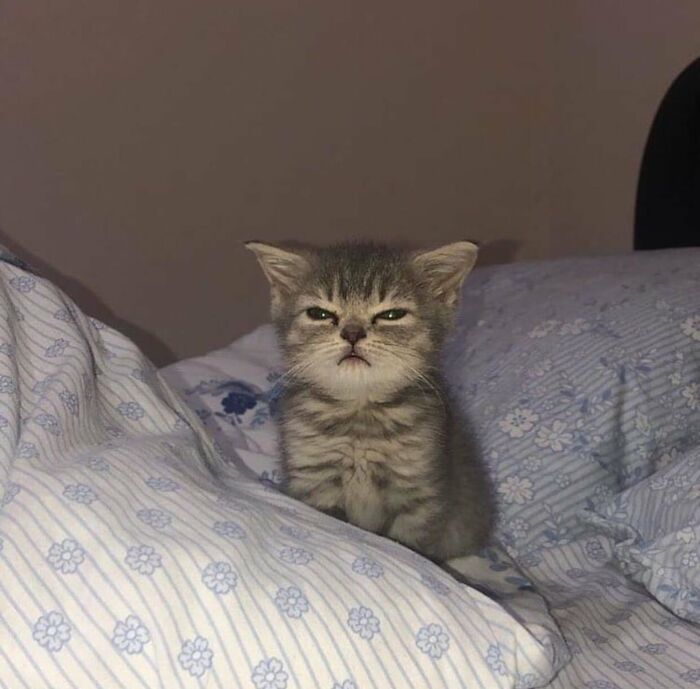
#> input picture Foto/cat.jpeg, 700 x 689 px
$ python tresh.py
#> lines starting #> are read from the running program, lines starting #| are printed output that depends on the picture; after the words box and inside, x2 and y2 are one past the last pixel; in counts of white or black regions, pixels touching at a corner belong together
import cv2 as cv

img = cv.imread('Foto/cat.jpeg')
#> img is the input picture: shape (689, 700, 3); mean B, G, R 107.7, 111.3, 120.5
cv.imshow('Cat', img)

gray = cv.cvtColor(img, cv.COLOR_BGR2GRAY)
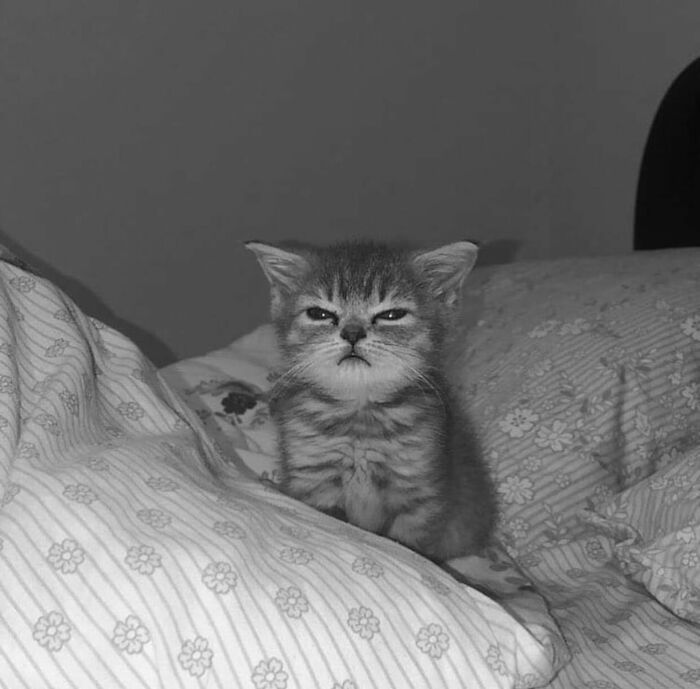
#> gray: shape (689, 700); min 7, max 250, mean 113.6
cv.imshow('Gray', gray)

# Simple Thresholded
threshold, thresh = cv.threshold(gray, 150, 255, cv.THRESH_BINARY)
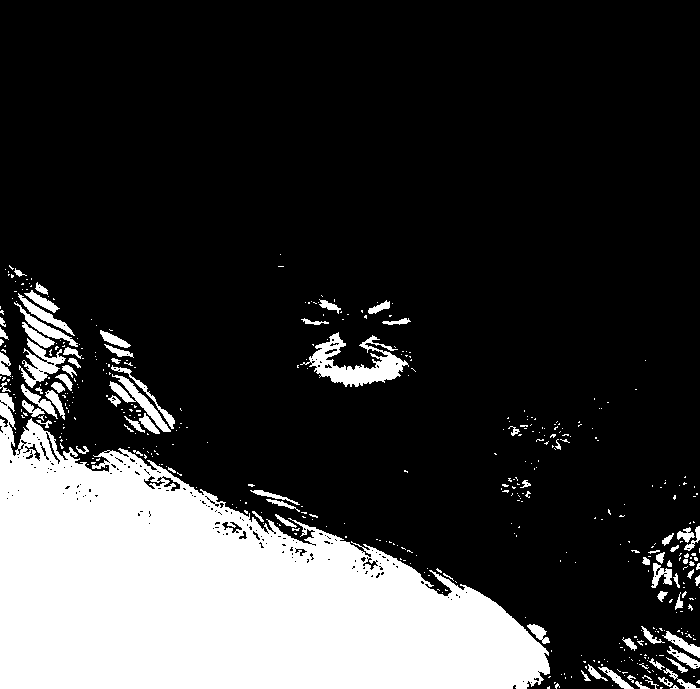
#> thresh: shape (689, 700); 21.7% white; 465 white regions (386 under 20 px), largest, box (x1, y1, x2, y2) and area: (0, 393, 550, 689) 91073, (300, 332, 409, 387) 2310, (19, 338, 66, 388) 900
cv.imshow('Simple Thresholded', thresh)

threshold, thresh_inv= cv.threshold(gray, 150, 255, cv.THRESH_BINARY_INV)
cv.imshow('Simple Thresholded INV', thresh_inv)

# Adaptive Thresholding
adaptive_thresh = cv.adaptiveThreshold(gray, 255, cv.ADAPTIVE_THRESH_MEAN_C, cv.THRESH_BINARY_INV, 11, 3)
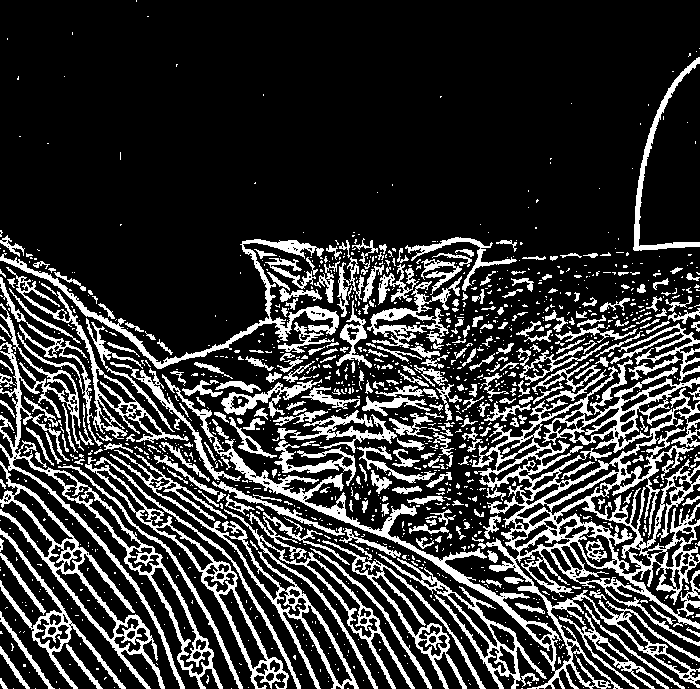
#> adaptive_thresh: shape (689, 700); 21.5% white; 1331 white regions (1028 under 20 px), largest, box (x1, y1, x2, y2) and area: (162, 359, 700, 689) 24906, (0, 303, 223, 689) 10147, (110, 450, 359, 689) 3545
cv.imshow('Adaptive Thresh', adaptive_thresh)

cv.waitKey(0)

$ run again, with Foto/Capybara.jpg copied over Foto/cat.jpeg
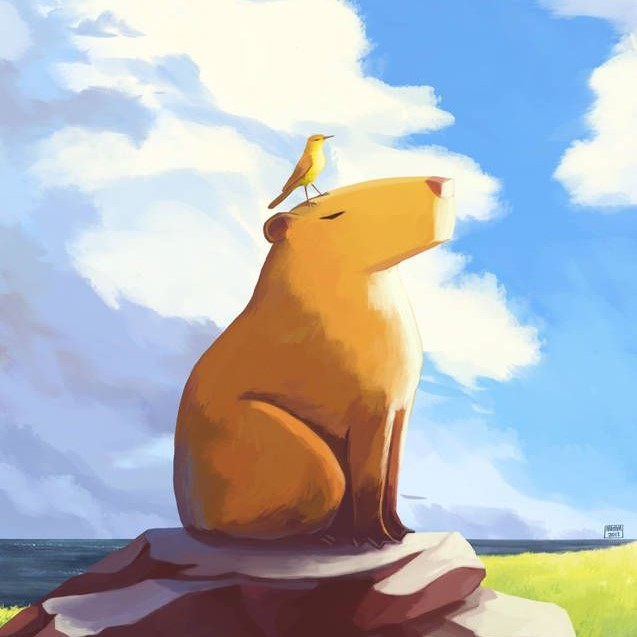
#> input picture Foto/Capybara.jpg, 637 x 637 px
#> img is the input picture: shape (637, 637, 3); mean B, G, R 187.9, 182.7, 177.8
#> `threshold, thresh = cv.threshold(gray, 150, 255, cv.THRESH_BINARY)`:
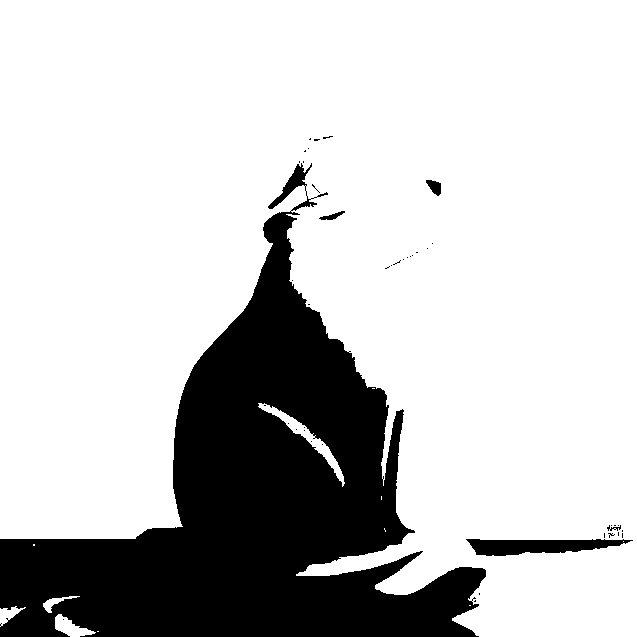
#> thresh: shape (637, 637); 77.9% white; 43 black regions (38 under 20 px), largest, box (x1, y1, x2, y2) and area: (0, 163, 486, 637) 87451, (466, 539, 633, 556) 1867, (426, 180, 441, 196) 152, (319, 211, 345, 220) 100, (607, 525, 621, 531) 37
#> `adaptive_thresh = cv.adaptiveThreshold(gray, 255, cv.ADAPTIVE_THRESH_M..`:
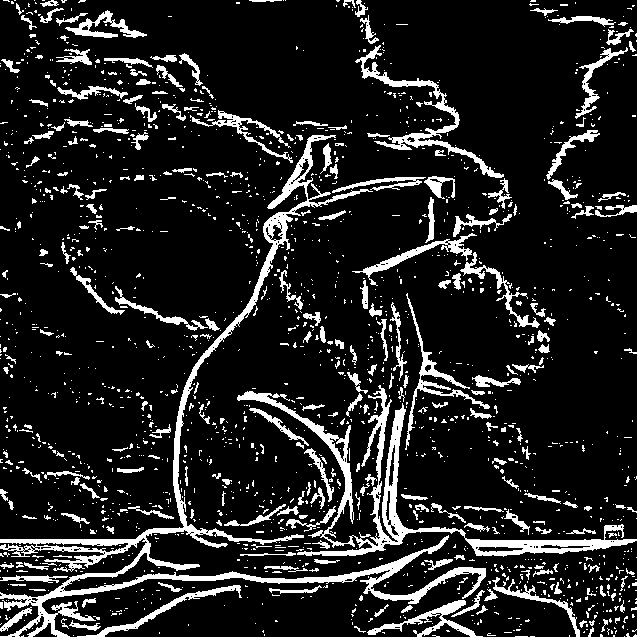
#> adaptive_thresh: shape (637, 637); 13.2% white; 1787 white regions (1519 under 20 px), largest, box (x1, y1, x2, y2) and area: (0, 135, 486, 637) 11513, (237, 385, 637, 557) 6990, (355, 45, 504, 178) 2021

$ run again, with Foto/bts.jpg copied over Foto/cat.jpeg
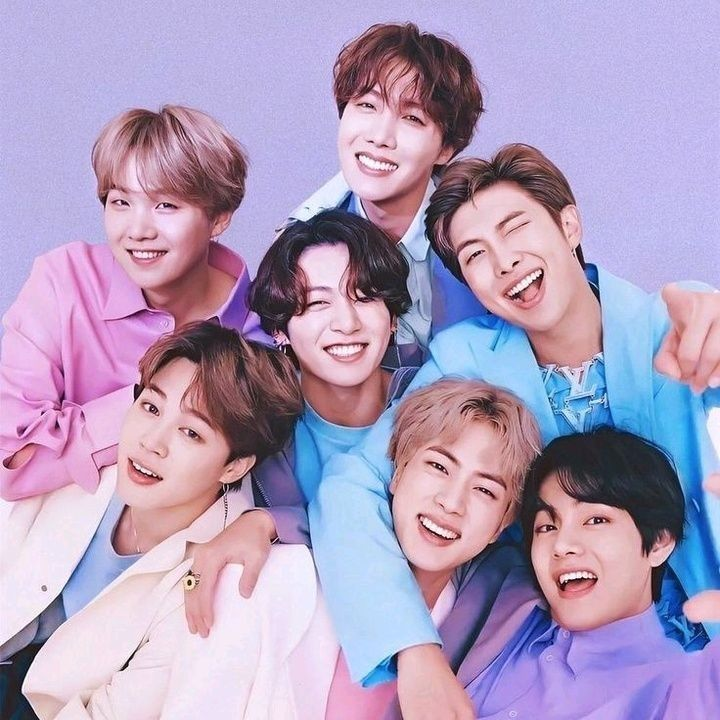
#> input picture Foto/bts.jpg, 720 x 720 px
#> img is the input picture: shape (720, 720, 3); mean B, G, R 189, 156.9, 175.3
#> `threshold, thresh = cv.threshold(gray, 150, 255, cv.THRESH_BINARY)`:
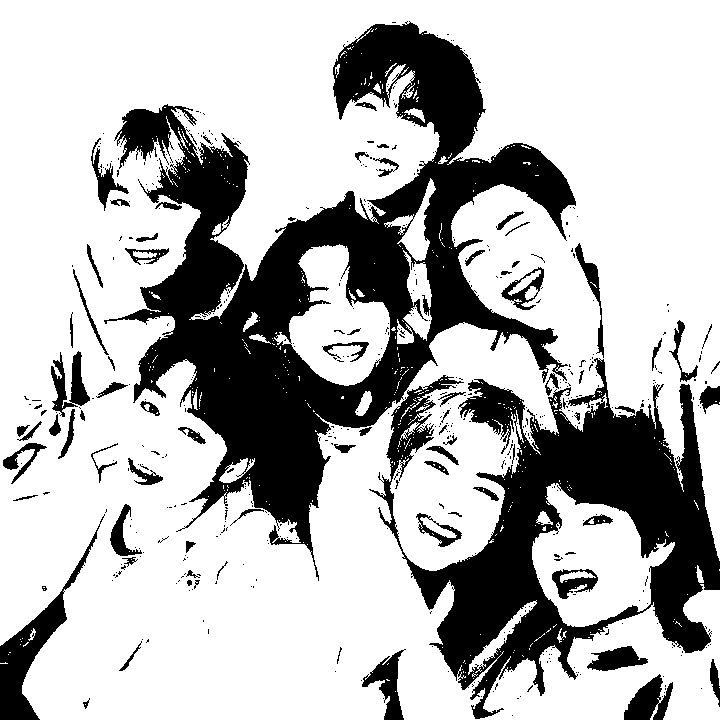
#> thresh: shape (720, 720); 72.1% white; 522 black regions (444 under 20 px), largest, box (x1, y1, x2, y2) and area: (104, 21, 576, 581) 78888, (369, 358, 720, 719) 45249, (0, 514, 105, 720) 3936
#> `adaptive_thresh = cv.adaptiveThreshold(gray, 255, cv.ADAPTIVE_THRESH_M..`:
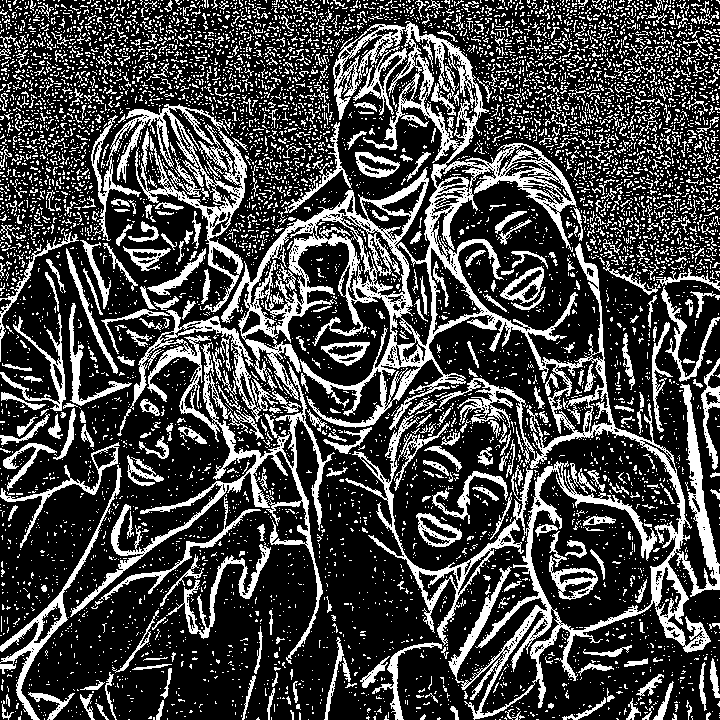
#> adaptive_thresh: shape (720, 720); 27.3% white; 7661 white regions (7126 under 20 px), largest, box (x1, y1, x2, y2) and area: (70, 21, 720, 720) 54231, (91, 104, 247, 312) 6341, (333, 24, 407, 120) 2333

$ run again, with Foto/jokowi.jpg copied over Foto/cat.jpeg
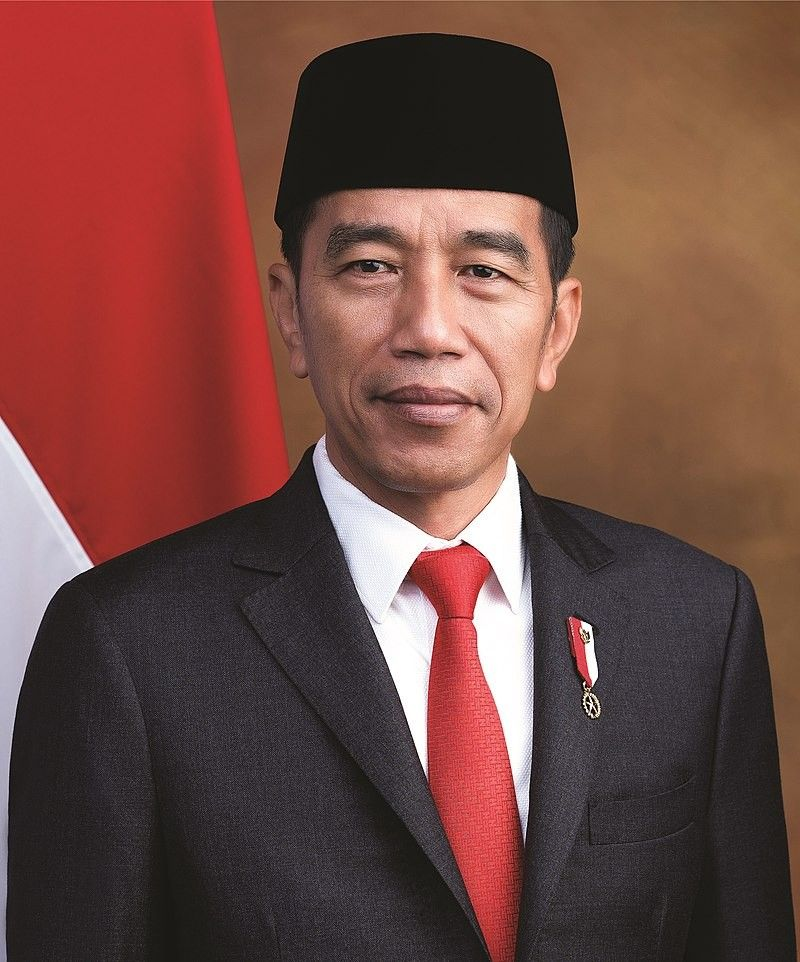
#> input picture Foto/jokowi.jpg, 800 x 962 px
#> img is the input picture: shape (962, 800, 3); mean B, G, R 65.9, 72.9, 114.1
#> `threshold, thresh = cv.threshold(gray, 150, 255, cv.THRESH_BINARY)`:
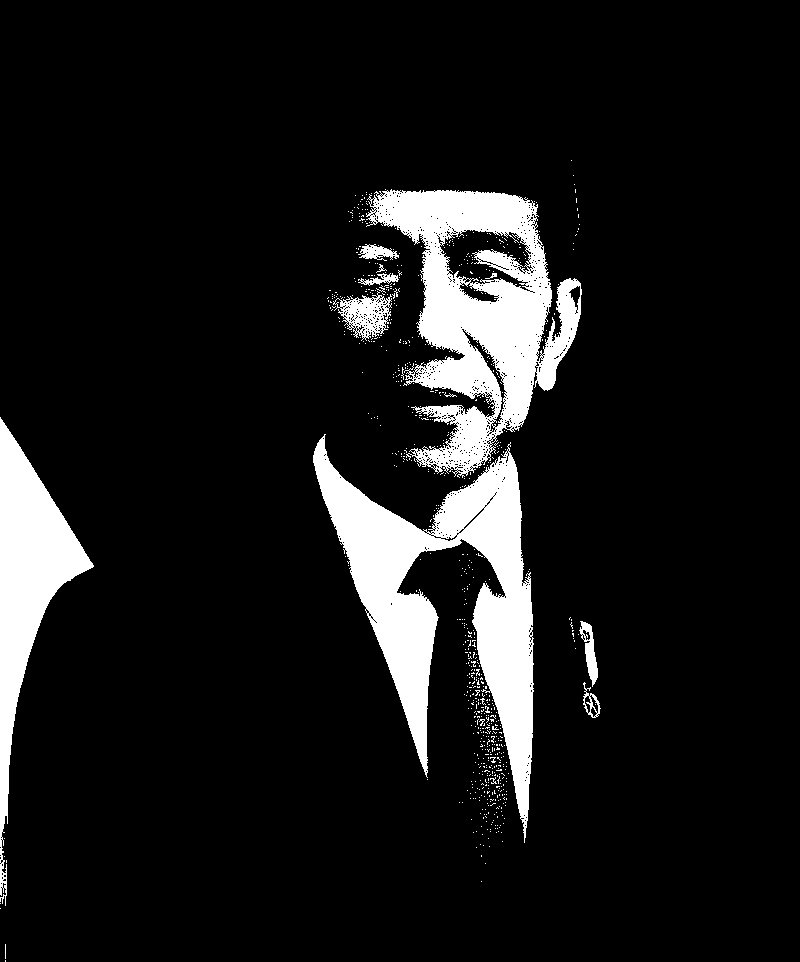
#> thresh: shape (962, 800); 9.9% white; 759 white regions (746 under 20 px), largest, box (x1, y1, x2, y2) and area: (313, 434, 534, 843) 29916, (366, 189, 582, 478) 27680, (0, 417, 94, 906) 14287
#> `adaptive_thresh = cv.adaptiveThreshold(gray, 255, cv.ADAPTIVE_THRESH_M..`:
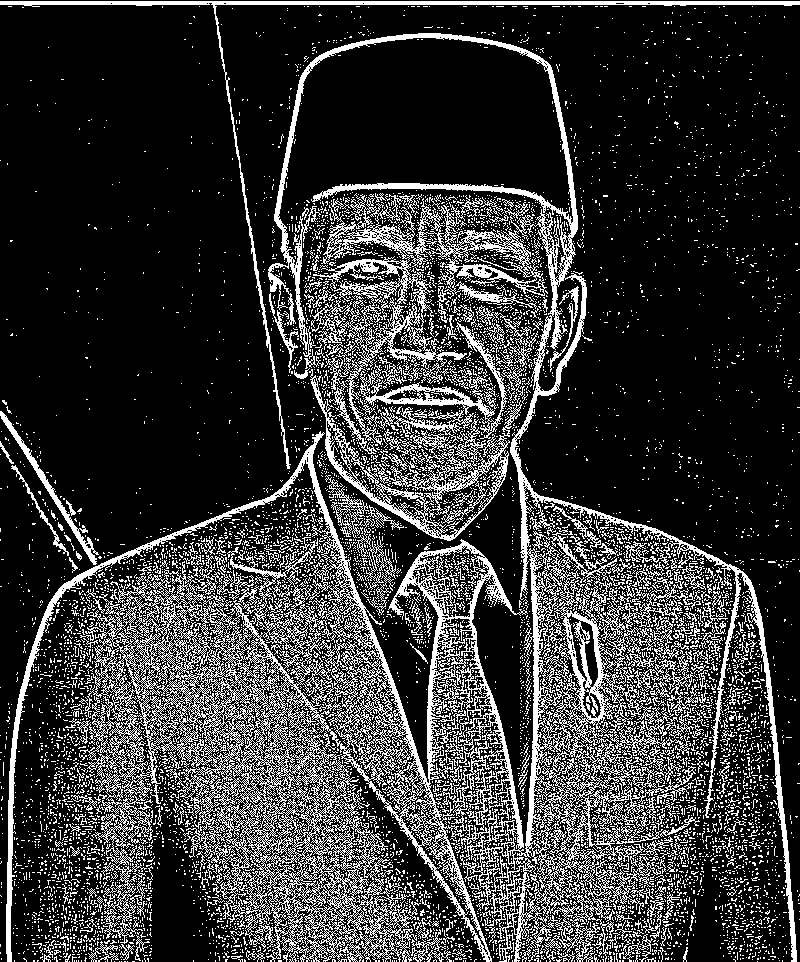
#> adaptive_thresh: shape (962, 800); 21.6% white in thin lines or dots
